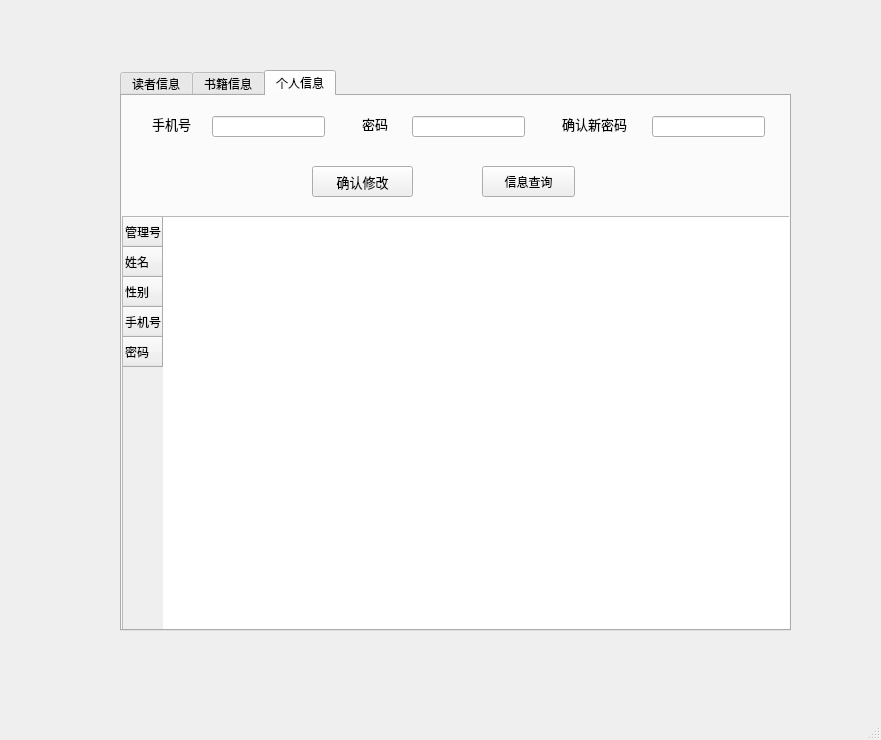
<?xml version="1.0" encoding="UTF-8"?>
<ui version="4.0">
 <class>MainWindow</class>
 <widget class="QMainWindow" name="MainWindow">
  <property name="geometry">
   <rect>
    <x>0</x>
    <y>0</y>
    <width>881</width>
    <height>740</height>
   </rect>
  </property>
  <property name="windowTitle">
   <string>MainWindow</string>
  </property>
  <widget class="QWidget" name="centralwidget">
   <widget class="QTabWidget" name="tabWidget">
    <property name="geometry">
     <rect>
      <x>120</x>
      <y>70</y>
      <width>671</width>
      <height>561</height>
     </rect>
    </property>
    <property name="currentIndex">
     <number>2</number>
    </property>
    <widget class="QWidget" name="tab">
     <attribute name="title">
      <string>读者信息</string>
     </attribute>
     <widget class="QTableWidget" name="tableWidget">
      <property name="geometry">
       <rect>
        <x>0</x>
        <y>140</y>
        <width>671</width>
        <height>401</height>
       </rect>
      </property>
      <column>
       <property name="text">
        <string>姓名</string>
       </property>
      </column>
      <column>
       <property name="text">
        <string>读者号</string>
       </property>
      </column>
      <column>
       <property name="text">
        <string>性别</string>
       </property>
      </column>
      <column>
       <property name="text">
        <string>系别</string>
       </property>
      </column>
      <column>
       <property name="text">
        <string>可借册数</string>
       </property>
      </column>
      <column>
       <property name="text">
        <string>在借册数</string>
       </property>
      </column>
      <column>
       <property name="text">
        <string>欠款</string>
       </property>
      </column>
     </widget>
     <widget class="QLabel" name="label">
      <property name="geometry">
       <rect>
        <x>30</x>
        <y>20</y>
        <width>72</width>
        <height>15</height>
       </rect>
      </property>
      <property name="font">
       <font>
        <family>宋体</family>
        <pointsize>10</pointsize>
       </font>
      </property>
      <property name="text">
       <string>姓名</string>
      </property>
     </widget>
     <widget class="QLineEdit" name="lineEdit">
      <property name="geometry">
       <rect>
        <x>80</x>
        <y>20</y>
        <width>121</width>
        <height>21</height>
       </rect>
      </property>
     </widget>
     <widget class="QLabel" name="label_2">
      <property name="geometry">
       <rect>
        <x>230</x>
        <y>20</y>
        <width>72</width>
        <height>15</height>
       </rect>
      </property>
      <property name="text">
       <string>读者号</string>
      </property>
     </widget>
     <widget class="QLineEdit" name="lineEdit_2">
      <property name="geometry">
       <rect>
        <x>290</x>
        <y>20</y>
        <width>131</width>
        <height>21</height>
       </rect>
      </property>
     </widget>
     <widget class="QPushButton" name="pushButton">
      <property name="geometry">
       <rect>
        <x>122</x>
        <y>70</y>
        <width>121</width>
        <height>41</height>
       </rect>
      </property>
      <property name="text">
       <string>根据条件查询</string>
      </property>
     </widget>
     <widget class="QPushButton" name="pushButton_2">
      <property name="geometry">
       <rect>
        <x>322</x>
        <y>67</y>
        <width>171</width>
        <height>41</height>
       </rect>
      </property>
      <property name="text">
       <string>查询所有（无需条件）</string>
      </property>
     </widget>
     <widget class="QLabel" name="label_3">
      <property name="geometry">
       <rect>
        <x>450</x>
        <y>20</y>
        <width>72</width>
        <height>15</height>
       </rect>
      </property>
      <property name="text">
       <string>系别</string>
      </property>
     </widget>
     <widget class="QComboBox" name="comboBox">
      <property name="geometry">
       <rect>
        <x>500</x>
        <y>20</y>
        <width>121</width>
        <height>22</height>
       </rect>
      </property>
      <item>
       <property name="text">
        <string>计算机系</string>
       </property>
      </item>
      <item>
       <property name="text">
        <string>数学系</string>
       </property>
      </item>
      <item>
       <property name="text">
        <string>物理系</string>
       </property>
      </item>
     </widget>
    </widget>
    <widget class="QWidget" name="tab_2">
     <attribute name="title">
      <string>书籍信息</string>
     </attribute>
     <widget class="QLabel" name="label_4">
      <property name="geometry">
       <rect>
        <x>20</x>
        <y>20</y>
        <width>72</width>
        <height>15</height>
       </rect>
      </property>
      <property name="font">
       <font>
        <family>宋体</family>
        <pointsize>10</pointsize>
       </font>
      </property>
      <property name="text">
       <string>书名</string>
      </property>
     </widget>
     <widget class="QLineEdit" name="lineEdit_3">
      <property name="geometry">
       <rect>
        <x>70</x>
        <y>20</y>
        <width>121</width>
        <height>21</height>
       </rect>
      </property>
     </widget>
     <widget class="QLabel" name="label_5">
      <property name="geometry">
       <rect>
        <x>20</x>
        <y>60</y>
        <width>72</width>
        <height>15</height>
       </rect>
      </property>
      <property name="font">
       <font>
        <family>宋体</family>
        <pointsize>10</pointsize>
       </font>
      </property>
      <property name="text">
       <string>书号</string>
      </property>
     </widget>
     <widget class="QLineEdit" name="lineEdit_4">
      <property name="geometry">
       <rect>
        <x>70</x>
        <y>60</y>
        <width>121</width>
        <height>21</height>
       </rect>
      </property>
     </widget>
     <widget class="QLabel" name="label_6">
      <property name="geometry">
       <rect>
        <x>20</x>
        <y>100</y>
        <width>72</width>
        <height>15</height>
       </rect>
      </property>
      <property name="font">
       <font>
        <family>宋体</family>
        <pointsize>10</pointsize>
       </font>
      </property>
      <property name="text">
       <string>作者</string>
      </property>
     </widget>
     <widget class="QLineEdit" name="lineEdit_5">
      <property name="geometry">
       <rect>
        <x>70</x>
        <y>100</y>
        <width>121</width>
        <height>21</height>
       </rect>
      </property>
     </widget>
     <widget class="QLabel" name="label_7">
      <property name="geometry">
       <rect>
        <x>230</x>
        <y>20</y>
        <width>72</width>
        <height>15</height>
       </rect>
      </property>
      <property name="font">
       <font>
        <family>宋体</family>
        <pointsize>10</pointsize>
       </font>
      </property>
      <property name="text">
       <string>类型</string>
      </property>
     </widget>
     <widget class="QLabel" name="label_8">
      <property name="geometry">
       <rect>
        <x>230</x>
        <y>60</y>
        <width>72</width>
        <height>15</height>
       </rect>
      </property>
      <property name="font">
       <font>
        <family>宋体</family>
        <pointsize>10</pointsize>
       </font>
      </property>
      <property name="text">
       <string>价格</string>
      </property>
     </widget>
     <widget class="QLineEdit" name="lineEdit_7">
      <property name="geometry">
       <rect>
        <x>280</x>
        <y>60</y>
        <width>121</width>
        <height>21</height>
       </rect>
      </property>
     </widget>
     <widget class="QLabel" name="label_9">
      <property name="geometry">
       <rect>
        <x>220</x>
        <y>100</y>
        <width>72</width>
        <height>15</height>
       </rect>
      </property>
      <property name="font">
       <font>
        <family>宋体</family>
        <pointsize>10</pointsize>
       </font>
      </property>
      <property name="text">
       <string>出版社</string>
      </property>
     </widget>
     <widget class="QLineEdit" name="lineEdit_8">
      <property name="geometry">
       <rect>
        <x>280</x>
        <y>100</y>
        <width>121</width>
        <height>21</height>
       </rect>
      </property>
     </widget>
     <widget class="QLabel" name="label_10">
      <property name="geometry">
       <rect>
        <x>430</x>
        <y>20</y>
        <width>72</width>
        <height>15</height>
       </rect>
      </property>
      <property name="font">
       <font>
        <family>宋体</family>
        <pointsize>10</pointsize>
       </font>
      </property>
      <property name="text">
       <string>馆藏册数</string>
      </property>
     </widget>
     <widget class="QLineEdit" name="lineEdit_9">
      <property name="geometry">
       <rect>
        <x>510</x>
        <y>20</y>
        <width>121</width>
        <height>21</height>
       </rect>
      </property>
     </widget>
     <widget class="QLabel" name="label_11">
      <property name="geometry">
       <rect>
        <x>430</x>
        <y>60</y>
        <width>72</width>
        <height>15</height>
       </rect>
      </property>
      <property name="font">
       <font>
        <family>宋体</family>
        <pointsize>10</pointsize>
       </font>
      </property>
      <property name="text">
       <string>在馆册数</string>
      </property>
     </widget>
     <widget class="QLineEdit" name="lineEdit_10">
      <property name="geometry">
       <rect>
        <x>510</x>
        <y>60</y>
        <width>121</width>
        <height>21</height>
       </rect>
      </property>
     </widget>
     <widget class="QLabel" name="label_12">
      <property name="geometry">
       <rect>
        <x>430</x>
        <y>100</y>
        <width>72</width>
        <height>15</height>
       </rect>
      </property>
      <property name="font">
       <font>
        <family>宋体</family>
        <pointsize>10</pointsize>
       </font>
      </property>
      <property name="text">
       <string>位置</string>
      </property>
     </widget>
     <widget class="QLineEdit" name="lineEdit_11">
      <property name="geometry">
       <rect>
        <x>510</x>
        <y>100</y>
        <width>121</width>
        <height>21</height>
       </rect>
      </property>
     </widget>
     <widget class="QLabel" name="label_13">
      <property name="geometry">
       <rect>
        <x>20</x>
        <y>140</y>
        <width>72</width>
        <height>15</height>
       </rect>
      </property>
      <property name="font">
       <font>
        <family>宋体</family>
        <pointsize>10</pointsize>
       </font>
      </property>
      <property name="text">
       <string>被借次数</string>
      </property>
     </widget>
     <widget class="QLineEdit" name="lineEdit_12">
      <property name="geometry">
       <rect>
        <x>100</x>
        <y>140</y>
        <width>121</width>
        <height>21</height>
       </rect>
      </property>
     </widget>
     <widget class="QPushButton" name="pushButton_4">
      <property name="geometry">
       <rect>
        <x>360</x>
        <y>140</y>
        <width>71</width>
        <height>28</height>
       </rect>
      </property>
      <property name="text">
       <string>删除</string>
      </property>
     </widget>
     <widget class="QPushButton" name="pushButton_5">
      <property name="geometry">
       <rect>
        <x>530</x>
        <y>140</y>
        <width>71</width>
        <height>28</height>
       </rect>
      </property>
      <property name="text">
       <string>修改</string>
      </property>
     </widget>
     <widget class="QPushButton" name="pushButton_6">
      <property name="geometry">
       <rect>
        <x>450</x>
        <y>140</y>
        <width>61</width>
        <height>28</height>
       </rect>
      </property>
      <property name="text">
       <string>增加</string>
      </property>
     </widget>
     <widget class="QTableWidget" name="tableWidget_2">
      <property name="geometry">
       <rect>
        <x>0</x>
        <y>190</y>
        <width>671</width>
        <height>351</height>
       </rect>
      </property>
      <column>
       <property name="text">
        <string>书名</string>
       </property>
      </column>
      <column>
       <property name="text">
        <string>书号</string>
       </property>
      </column>
      <column>
       <property name="text">
        <string>作者</string>
       </property>
      </column>
      <column>
       <property name="text">
        <string>类型</string>
       </property>
      </column>
      <column>
       <property name="text">
        <string>价格</string>
       </property>
      </column>
      <column>
       <property name="text">
        <string>出版社</string>
       </property>
      </column>
      <column>
       <property name="text">
        <string>馆藏册数</string>
       </property>
      </column>
      <column>
       <property name="text">
        <string>在馆册数</string>
       </property>
      </column>
      <column>
       <property name="text">
        <string>位置</string>
       </property>
      </column>
      <column>
       <property name="text">
        <string>被借次数</string>
       </property>
      </column>
     </widget>
     <widget class="QPushButton" name="pushButton_7">
      <property name="geometry">
       <rect>
        <x>270</x>
        <y>140</y>
        <width>71</width>
        <height>28</height>
       </rect>
      </property>
      <property name="text">
       <string>显示所有</string>
      </property>
     </widget>
     <widget class="QLineEdit" name="lineEdit_15">
      <property name="geometry">
       <rect>
        <x>280</x>
        <y>20</y>
        <width>121</width>
        <height>21</height>
       </rect>
      </property>
     </widget>
    </widget>
    <widget class="QWidget" name="tab_3">
     <attribute name="title">
      <string>个人信息</string>
     </attribute>
     <widget class="QLabel" name="label_14">
      <property name="geometry">
       <rect>
        <x>30</x>
        <y>20</y>
        <width>101</width>
        <height>16</height>
       </rect>
      </property>
      <property name="font">
       <font>
        <family>宋体</family>
        <pointsize>10</pointsize>
       </font>
      </property>
      <property name="text">
       <string>手机号</string>
      </property>
     </widget>
     <widget class="QLineEdit" name="lineEdit_6">
      <property name="geometry">
       <rect>
        <x>90</x>
        <y>20</y>
        <width>113</width>
        <height>21</height>
       </rect>
      </property>
     </widget>
     <widget class="QLabel" name="label_16">
      <property name="geometry">
       <rect>
        <x>280</x>
        <y>20</y>
        <width>72</width>
        <height>15</height>
       </rect>
      </property>
      <property name="text">
       <string/>
      </property>
     </widget>
     <widget class="QLabel" name="label_15">
      <property name="geometry">
       <rect>
        <x>240</x>
        <y>20</y>
        <width>72</width>
        <height>15</height>
       </rect>
      </property>
      <property name="font">
       <font>
        <family>宋体</family>
        <pointsize>10</pointsize>
       </font>
      </property>
      <property name="text">
       <string>密码</string>
      </property>
     </widget>
     <widget class="QLineEdit" name="lineEdit_13">
      <property name="geometry">
       <rect>
        <x>290</x>
        <y>20</y>
        <width>113</width>
        <height>21</height>
       </rect>
      </property>
      <property name="echoMode">
       <enum>QLineEdit::Password</enum>
      </property>
     </widget>
     <widget class="QLabel" name="label_17">
      <property name="geometry">
       <rect>
        <x>440</x>
        <y>20</y>
        <width>91</width>
        <height>16</height>
       </rect>
      </property>
      <property name="font">
       <font>
        <family>宋体</family>
        <pointsize>10</pointsize>
       </font>
      </property>
      <property name="text">
       <string>确认新密码</string>
      </property>
     </widget>
     <widget class="QLineEdit" name="lineEdit_14">
      <property name="geometry">
       <rect>
        <x>530</x>
        <y>20</y>
        <width>113</width>
        <height>21</height>
       </rect>
      </property>
      <property name="font">
       <font>
        <pointsize>9</pointsize>
       </font>
      </property>
      <property name="echoMode">
       <enum>QLineEdit::Password</enum>
      </property>
     </widget>
     <widget class="QPushButton" name="pushButton_8">
      <property name="geometry">
       <rect>
        <x>190</x>
        <y>70</y>
        <width>101</width>
        <height>31</height>
       </rect>
      </property>
      <property name="font">
       <font>
        <family>宋体</family>
        <pointsize>10</pointsize>
       </font>
      </property>
      <property name="text">
       <string>确认修改</string>
      </property>
     </widget>
     <widget class="QTableWidget" name="tableWidget_3">
      <property name="geometry">
       <rect>
        <x>0</x>
        <y>120</y>
        <width>671</width>
        <height>421</height>
       </rect>
      </property>
      <row>
       <property name="text">
        <string>管理号</string>
       </property>
      </row>
      <row>
       <property name="text">
        <string>姓名</string>
       </property>
      </row>
      <row>
       <property name="text">
        <string>性别</string>
       </property>
      </row>
      <row>
       <property name="text">
        <string>手机号</string>
       </property>
      </row>
      <row>
       <property name="text">
        <string>密码</string>
       </property>
      </row>
     </widget>
     <widget class="QPushButton" name="pushButton_3">
      <property name="geometry">
       <rect>
        <x>360</x>
        <y>70</y>
        <width>93</width>
        <height>31</height>
       </rect>
      </property>
      <property name="text">
       <string>信息查询</string>
      </property>
     </widget>
    </widget>
   </widget>
  </widget>
  <widget class="QMenuBar" name="menubar">
   <property name="geometry">
    <rect>
     <x>0</x>
     <y>0</y>
     <width>881</width>
     <height>26</height>
    </rect>
   </property>
  </widget>
  <widget class="QStatusBar" name="statusbar"/>
 </widget>
 <resources/>
 <connections/>
</ui>
